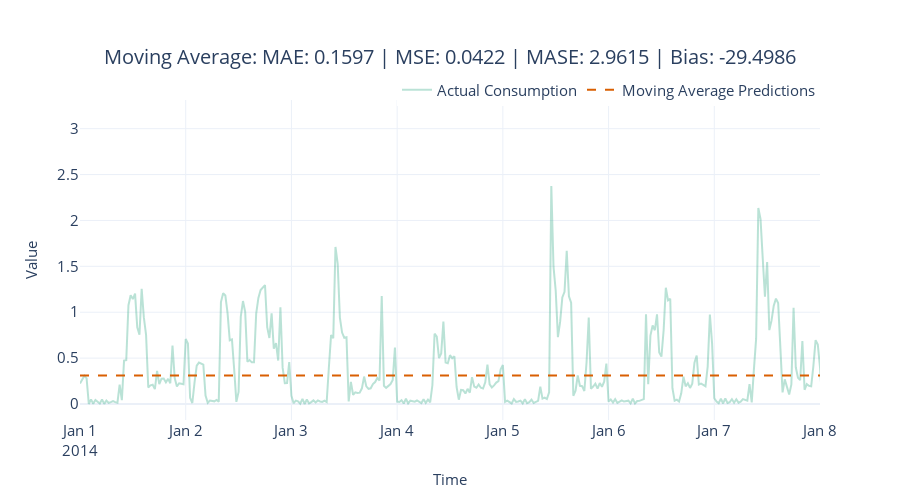

The cell this chart's notebook holds for it:
### Code cell
fig = plot_forecast(pred_df, forecast_columns=["moving_average_predictions"], forecast_display_names=['Moving Average Predictions'])
fig = format_plot(fig, title=f"Moving Average: MAE: {metrics['MAE']:.4f} | MSE: {metrics['MSE']:.4f} | MASE: {metrics['MASE']:.4f} | Bias: {metrics['Forecast Bias']:.4f}")
fig.update_xaxes(type="date", range=["2014-01-01", "2014-01-08"])
fig.write_image("imgs/chapter_4/ma.png")
fig.show()

### Figure 1 — Plotly figure (JSON) as saved in the notebook; plotly's stock layout.template omitted (floating-point values rounded to 4 significant figures; data arrays with more than 128 entries replaced by an {"elided": "..."} marker saying what was removed)
{"data": [{"line": {"color": "rgba(27,158,119, 0.3)"}, "mode": "lines", "name": "Actual Consumption", "type": "scatter", "x": {"elided": "1488 str values"}, "y": {"elided": "1488 float values"}}, {"line": {"color": "rgba(217,95,2, 1)", "dash": "dash"}, "mode": "lines", "name": "Moving Average Predictions", "type": "scatter", "x": {"elided": "1488 str values"}, "y": {"elided": "1488 float values"}}], "layout": {"autosize": false, "height": 500, "legend": {"font": {"size": 15}, "orientation": "h", "title": {}, "x": 1, "xanchor": "right", "y": 0.98, "yanchor": "bottom"}, "title": {"font": {"size": 20}, "text": "Moving Average: MAE: 0.1597 | MSE: 0.0422 | MASE: 2.9615 | Bias: -29.4986", "x": 0.5, "xanchor": "center", "yanchor": "top"}, "width": 900, "xaxis": {"range": ["2014-01-01", "2014-01-08"], "tickfont": {"size": 15}, "title": {"font": {"size": 15}, "text": "Time"}, "type": "date"}, "yaxis": {"tickfont": {"size": 15}, "title": {"font": {"size": 15}, "text": "Value"}}}}
